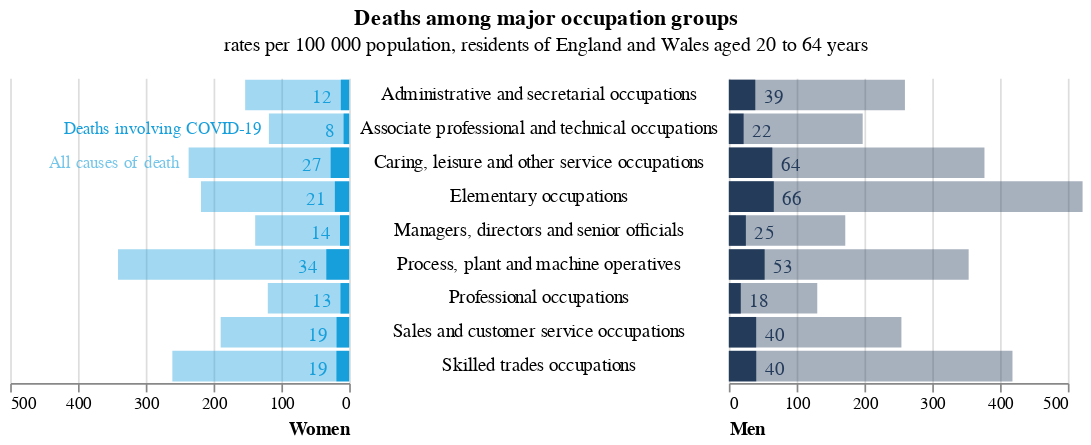

Source (notebook cell):
### Code cell
base = (
    alt.Chart(df)
    .mark_bar(size=12)
    .encode(
        y=alt.Y("desc:N", axis=None),
    )
)
bars_right = base.mark_bar(color=colors["eco-blue"]).encode(
    x=alt.X(
        "m_rate:Q",
        axis=alt.Axis(
            grid=True,
            title="Men",
            titleAnchor="start",
        ),
        scale=alt.Scale(domain=[0, 500]),
    ),
)
bars_right2 = bars_right.mark_bar(color=colors["eco-blue"], opacity=0.4).encode(
    x=alt.X("ma_rate:Q"),
)

text_right = bars_right.mark_text(
    align="left",
    baseline="middle",
    dx=5,
    dy=2,
    color=colors["eco-blue"],
).encode(text=alt.Text("m_rate:N", format=".0f"))
bars_left = base.mark_bar(color=colors["eco-light-blue"]).encode(
    x=alt.X(
        "f_rate:Q",
        axis=alt.Axis(
            grid=True, title="Women", titleAnchor="start", titleAlign="right"
        ),
        scale=alt.Scale(
            domain=[0, 500],
        ),
        sort=alt.SortOrder("descending"),
    ),
)
bars_left2 = bars_left.mark_bar(color=colors["eco-light-blue"], opacity=0.4).encode(
    x=alt.X("fa_rate:Q"),
)
text_left = bars_left.mark_text(
    align="right",
    baseline="middle",
    dx=-5,
    dy=2,
    color=colors["eco-light-blue"],
).encode(text=alt.Text("f_rate:N", format=".0f"))
text = base.mark_text(
    align="center",
    baseline="middle",
    dx=5,  # Nudges text to right so it doesn't appear on top of the bar
).encode(text=alt.Text("desc:N"))
label1 = (
    alt.Chart(
        pd.DataFrame(
            [
                {
                    "desc": "Associate professional and technical occupations",
                    "f_rate": 130,
                    "text": "Deaths involving COVID-19",
                }
            ]
        )
    )
    .mark_text(
        color=colors["eco-light-blue"],
        align="right",
        baseline="bottom",
        fontSize=10,
        dy=5,
    )
    .encode(alt.X("f_rate:Q"), alt.Y("desc:N"), alt.Text("text:N"))
)
label2 = (
    alt.Chart(
        pd.DataFrame(
            [
                {
                    "desc": "Caring, leisure and other service occupations",
                    "f_rate": 250,
                    "text": "All causes of death",
                }
            ]
        )
    )
    .mark_text(
        color=colors["eco-light-blue"],
        align="right",
        baseline="bottom",
        fontSize=10,
        opacity=0.6,
        dy=5,
    )
    .encode(alt.X("f_rate:Q"), alt.Y("desc:N"), alt.Text("text:N"))
)
layer1 = (bars_left2 + bars_left + text_left + label1 + label2).properties(
    height=alt.Step(20), width=200
)
layer2 = (bars_right2 + bars_right + text_right).properties(
    height=alt.Step(20), width=200
)
layer = (
    alt.concat(
        layer1,
        text.properties(height=alt.Step(20), width=10),
        layer2,
        spacing=5,
    )
    .configure_view(stroke=None)
    .properties(
        title={
            "text": "Deaths among major occupation groups",
            "dy": -10,
            "subtitle": "rates per 100 000 population, residents of England and Wales aged 20 to 64 years",
        }
    )
    .configure_title(anchor="middle")
)
layer.save("visualisation/" + f + ".json")
layer

### Figure 1 — Vega-Lite specification as saved in the notebook (floating-point values rounded to 4 significant figures)
{"config": {"view": {"continuousWidth": 400, "continuousHeight": 300, "stroke": null}, "title": {"anchor": "middle"}}, "concat": [{"layer": [{"mark": {"type": "bar", "color": "#179FDB", "opacity": 0.4}, "encoding": {"x": {"type": "quantitative", "field": "fa_rate"}, "y": {"type": "nominal", "axis": null, "field": "desc"}}}, {"mark": {"type": "bar", "color": "#179FDB"}, "encoding": {"x": {"type": "quantitative", "axis": {"grid": true, "title": "Women", "titleAlign": "right", "titleAnchor": "start"}, "field": "f_rate", "scale": {"domain": [0, 500]}, "sort": "descending"}, "y": {"type": "nominal", "axis": null, "field": "desc"}}}, {"mark": {"type": "text", "align": "right", "baseline": "middle", "color": "#179FDB", "dx": -5, "dy": 2}, "encoding": {"text": {"type": "nominal", "field": "f_rate", "format": ".0f"}, "x": {"type": "quantitative", "axis": {"grid": true, "title": "Women", "titleAlign": "right", "titleAnchor": "start"}, "field": "f_rate", "scale": {"domain": [0, 500]}, "sort": "descending"}, "y": {"type": "nominal", "axis": null, "field": "desc"}}}, {"data": {"name": "data-62fec62cb0b55640ec15d3aba3d08595"}, "mark": {"type": "text", "align": "right", "baseline": "bottom", "color": "#179FDB", "dy": 5, "fontSize": 10}, "encoding": {"text": {"type": "nominal", "field": "text"}, "x": {"type": "quantitative", "field": "f_rate"}, "y": {"type": "nominal", "field": "desc"}}}, {"data": {"name": "data-0dbcb3b10e8924019dcbbbc51efd8bcc"}, "mark": {"type": "text", "align": "right", "baseline": "bottom", "color": "#179FDB", "dy": 5, "fontSize": 10, "opacity": 0.6}, "encoding": {"text": {"type": "nominal", "field": "text"}, "x": {"type": "quantitative", "field": "f_rate"}, "y": {"type": "nominal", "field": "desc"}}}], "height": {"step": 20}, "width": 200}, {"mark": {"type": "text", "align": "center", "baseline": "middle", "dx": 5}, "encoding": {"text": {"type": "nominal", "field": "desc"}, "y": {"type": "nominal", "axis": null, "field": "desc"}}, "height": {"step": 20}, "width": 10}, {"layer": [{"mark": {"type": "bar", "color": "#243B5A", "opacity": 0.4}, "encoding": {"x": {"type": "quantitative", "field": "ma_rate"}, "y": {"type": "nominal", "axis": null, "field": "desc"}}}, {"mark": {"type": "bar", "color": "#243B5A"}, "encoding": {"x": {"type": "quantitative", "axis": {"grid": true, "title": "Men", "titleAnchor": "start"}, "field": "m_rate", "scale": {"domain": [0, 500]}}, "y": {"type": "nominal", "axis": null, "field": "desc"}}}, {"mark": {"type": "text", "align": "left", "baseline": "middle", "color": "#243B5A", "dx": 5, "dy": 2}, "encoding": {"text": {"type": "nominal", "field": "m_rate", "format": ".0f"}, "x": {"type": "quantitative", "axis": {"grid": true, "title": "Men", "titleAnchor": "start"}, "field": "m_rate", "scale": {"domain": [0, 500]}}, "y": {"type": "nominal", "axis": null, "field": "desc"}}}], "height": {"step": 20}, "width": 200}], "data": {"name": "data-52a9887625c9744af1daf4abfc6d494d"}, "spacing": 5, "title": {"text": "Deaths among major occupation groups", "dy": -10, "subtitle": "rates per 100 000 population, residents of England and Wales aged 20 to 64 years"}, "$schema": "https://vega.github.io/schema/vega-lite/v4.8.1.json", "datasets": {"data-52a9887625c9744af1daf4abfc6d494d": [{"group": 1, "desc": "Managers, directors and senior officials", "m_deaths": 472, "m_rate": 25.1, "m_lci": 22.8, "m_hci": 27.5, "ma_deaths": 3346, "ma_rate": 171.7, "ma_lci": 165.6, "ma_hci": 177.8, "f_deaths": 139, "f_rate": 13.5, "f_lci": 11.1, "f_hci": 15.8, "fa_deaths": 1453, "fa_rate": 138.6, "fa_lci": 131.2, "fa_hci": 146.1}, {"group": 2, "desc": "Professional occupations", "m_deaths": 419, "m_rate": 17.6, "m_lci": 15.9, "m_hci": 19.3, "ma_deaths": 3144, "ma_rate": 130.4, "ma_lci": 125.7, "ma_hci": 135.2, "f_deaths": 279, "f_rate": 12.8, "f_lci": 11.2, "f_hci": 14.4, "fa_deaths": 2696, "fa_rate": 120.0, "fa_lci": 115.2, "fa_hci": 124.9}, {"group": 3, "desc": "Associate professional and technical occupations", "m_deaths": 360, "m_rate": 21.8, "m_lci": 19.5, "m_hci": 24.1, "ma_deaths": 3353, "ma_rate": 197.4, "ma_lci": 190.5, "ma_hci": 204.3, "f_deaths": 103, "f_rate": 8.2, "f_lci": 6.5, "f_hci": 9.9, "fa_deaths": 1615, "fa_rate": 118.4, "fa_lci": 112.3, "fa_hci": 124.6}, {"group": 4, "desc": "Administrative and secretarial occupations", "m_deaths": 186, "m_rate": 39.0, "m_lci": 33.4, "m_hci": 44.7, "ma_deaths": 1262, "ma_rate": 259.7, "ma_lci": 245.3, "ma_hci": 274.2, "f_deaths": 250, "f_rate": 12.3, "f_lci": 10.7, "f_hci": 13.8, "fa_deaths": 3105, "fa_rate": 153.4, "fa_lci": 147.9, "fa_hci": 158.8}, {"group": 5, "desc": "Skilled trades occupations", "m_deaths": 848, "m_rate": 40.4, "m_lci": 37.6, "m_hci": 43.1, "ma_deaths": 8988, "ma_rate": 418.3, "ma_lci": 409.5, "ma_hci": 427.1, "f_deaths": 54, "f_rate": 18.8, "f_lci": 14.1, "f_hci": 24.6, "fa_deaths": 753, "fa_rate": 260.8, "fa_lci": 241.9, "fa_hci": 279.8}, {"group": 6, "desc": "Caring, leisure and other service occupations", "m_deaths": 258, "m_rate": 64.1, "m_lci": 56.2, "m_hci": 71.9, "ma_deaths": 1525, "ma_rate": 377.0, "ma_lci": 357.9, "ma_hci": 396.0, "f_deaths": 460, "f_rate": 27.3, "f_lci": 24.7, "f_hci": 29.8, "fa_deaths": 4074, "fa_rate": 236.8, "fa_lci": 229.3, "fa_hci": 244.3}, {"group": 7, "desc": "Sales and customer service occupations", "m_deaths": 156, "m_rate": 40.3, "m_lci": 33.8, "m_hci": 46.8, "ma_deaths": 1063, "ma_rate": 254.5, "ma_lci": 238.6, "ma_hci": 270.3, "f_deaths": 173, "f_rate": 18.6, "f_lci": 15.8, "f_hci": 21.4, "fa_deaths": 1755, "fa_rate": 189.5, "fa_lci": 180.5, "fa_hci": 198.4}, {"group": 8, "desc": "Process, plant and machine operatives", "m_deaths": 827, "m_rate": 52.8, "m_lci": 49.2, "m_hci": 56.4, "ma_deaths": 5527, "ma_rate": 353.7, "ma_lci": 344.3, "ma_hci": 363.1, "f_deaths": 57, "f_rate": 33.7, "f_lci": 25.1, "f_hci": 44.2, "fa_deaths": 579, "fa_rate": 340.9, "fa_lci": 311.5, "fa_hci": 370.2}, {"group": 9, "desc": "Elementary occupations", "m_deaths": 699, "m_rate": 66.3, "m_lci": 61.3, "m_hci": 71.2, "ma_deaths": 5696, "ma_rate": 521.7, "ma_lci": 507.9, "ma_hci": 535.4, "f_deaths": 227, "f_rate": 21.1, "f_lci": 18.4, "f_hci": 23.9, "fa_deaths": 2389, "fa_rate": 218.6, "fa_lci": 209.8, "fa_hci": 227.4}], "data-62fec62cb0b55640ec15d3aba3d08595": [{"desc": "Associate professional and technical occupations", "f_rate": 130, "text": "Deaths involving COVID-19"}], "data-0dbcb3b10e8924019dcbbbc51efd8bcc": [{"desc": "Caring, leisure and other service occupations", "f_rate": 250, "text": "All causes of death"}]}}
